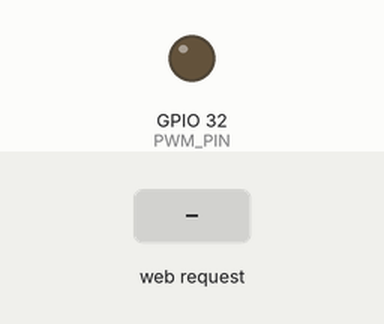
Bench run of a sketch on a simulated ESP32. Shown: output pins drawn as LEDs (lit = HIGH). The test bench sets the inputs (shaded band). What the sketch prints to the serial monitor is not drawn.

Above: at 1.2 s.
1.3 s: HTTP request GET /setSpeed?value=1 received
At 1.8 s:
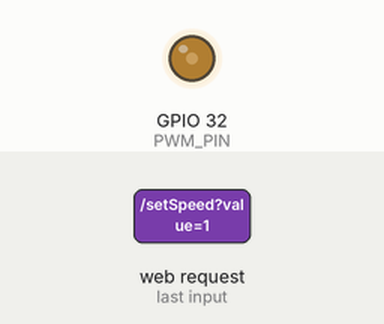
2.8 s: HTTP request GET /setSpeed?value=120 received
At 4.1 s:
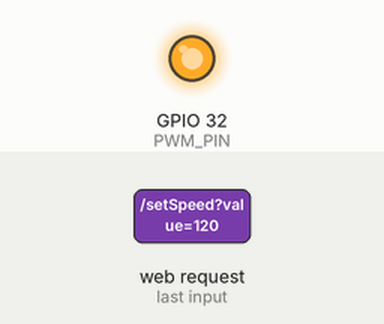
Timing chart, 0 to 5.8 s (numbered marks = the images above; inputs shaded):
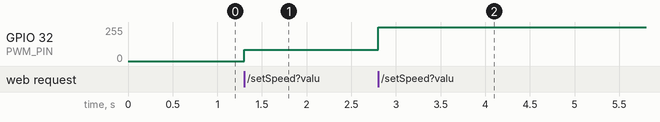

The sketch:

smart_fan_Iot.ino
```cpp
#include <WebServer.h>
#include <WiFi.h>

// ============= CONFIGURATION =============
const char* ssid = "IOT_Control";
const char* password = "YourPassword";
const int PWM_PIN = 32;        // MOSFET control pin
const int PWM_FREQ = 25000;    // 25kHz for silent operation
const int PWM_RESOLUTION = 8;  // 8-bit (0-255)

// Static IP configuration
// AP Mode IP Configuration
IPAddress staticIP(192, 168, 4, 1);  // ESP32's default AP IP
IPAddress subnet(255, 255, 255, 0);

WebServer server(80);

int currentLevel = 0;          // 0-3 speed levels
int pwmValue = 0;              // Mapped PWM value

// ============= WEB SERVER HANDLERS =============
String generateHTML() {
  return R"(
    <!DOCTYPE html>
    <html>
    <head>
      <title>Fan Control</title>
      <meta name="viewport" content="width=device-width, initial-scale=1">
      <style>
        body { font-family: Arial; text-align: center; margin-top: 50px; }
        .slider { width: 80%; margin: 20px; }
        .status {
          color: white; padding: 15px;
          border-radius: 8px; width: 300px;
          margin: 20px auto;
          background: #4CAF50;
        }
      </style>
    </head>
    <body>
      <h1>Fan Speed Control</h1>
      <div class="status">Web Control Active</div>
      <input type="range" min="0" max="3" value="0" step="1"
             class="slider" id="speedSlider">
      <p>Current Level: <span id="speedValue">0</span></p>

      <script>
        const slider = document.getElementById('speedSlider');
        const speedValue = document.getElementById('speedValue');

        slider.oninput = function() {
          speedValue.textContent = this.value;
          fetch(`/setSpeed?value=${this.value}`);
        };
      </script>
    </body>
    </html>
  )";
}

int mapLevelToPWM(int level) {
  return map(level, 0, 3, 0, 255);
}

void handleSetSpeed() {
  if (server.hasArg("value")) {
    currentLevel = server.arg("value").toInt();
    pwmValue = mapLevelToPWM(currentLevel);
    ledcWrite(PWM_PIN, pwmValue);
  }
  server.send(200, "text/plain", "OK");
}

// ============= MAIN PROGRAM =============
void setup() {
  Serial.begin(115200);

  // Preserved original PWM configuration
  ledcAttach(PWM_PIN, PWM_FREQ, PWM_RESOLUTION);
  ledcWrite(PWM_PIN, mapLevelToPWM(currentLevel));

  // WiFi configuration with static IP
  // AP Mode Configuration (ESP32 as hotspot)  // Standard ESP32 AP IP
WiFi.softAPConfig(staticIP, staticIP, subnet);
WiFi.softAP(ssid, password);
Serial.println("Access Point Created");
Serial.print("SSID");
Serial.println(ssid);
Serial.print("Password: ");
Serial.println(password);
Serial.print("IP Address ");
Serial.println(WiFi.softAPIP());

  // Web Server Routes
  server.on("/", []() { server.send(200, "text/html", generateHTML()); });
  server.on("/setSpeed", handleSetSpeed);
  server.begin();
}

void loop() {
  server.handleClient();
}
```

Measured:
- after the input at 1.3 s, GPIO 32 (PWM_PIN): 0/255 → 85/255 at once
- after the input at 2.8 s, GPIO 32 (PWM_PIN): 85/255 → 255/255 at once
